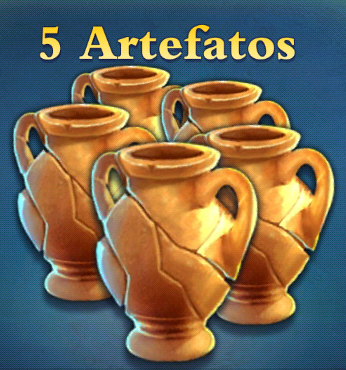
#> input picture img/5-artefatos.png, 346 x 370 px
$ python search-image.py img/3-estrelas.png img/5-artefatos.png
#> lines starting #> are read from the running program, lines starting #| are printed output that depends on the picture
#!/usr/bin/env python3
'''
Procura ocorrências de uma imagem dentro de outra imagem
'''
import cv2 as cv
import numpy as np
import sys
import math

if len(sys.argv) != 3:
    print("""
-=-=-=-=--=-=-=-=-=-=-=-=-=-=-=-=-=-=-=-=-=-=-=-=-=-=-=-=-=-
Use: {} <imagem-pai> <imagem-a-encontrar>

Exemplo:
    {} paisagem.png pessoa.png
-=-=-=-=--=-=-=-=-=-=-=-=-=-=-=-=-=-=-=-=-=-=-=-=-=-=-=-=-=-
""".format(sys.argv[0], sys.argv[0]))
    sys.exit()

IMAGEM_PAI = sys.argv[1]
IMAGEM_FIL = sys.argv[2]

img_rgb = cv.imread(IMAGEM_FIL)
#> img_rgb is the input picture: shape (370, 346, 3); mean B, G, R 84.4, 103.5, 116.5
template = cv.imread(IMAGEM_PAI)
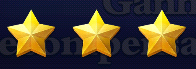
#> input picture img/3-estrelas.png, 196 x 69 px
#> template is the input picture: shape (69, 196, 3); mean B, G, R 46.7, 60.9, 69.3
w, h = template.shape[:-1]
#> w = 69; h = 196

res = cv.matchTemplate(img_rgb, template, cv.TM_CCOEFF_NORMED)
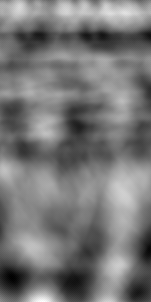
#> res: shape (302, 151) float32; min -0.24, max 0.303, mean 0.0147; drawn with min black and max white
#  threshold = .8
threshold = .7
loc = np.where(res >= threshold)
#> loc = (empty array, empty array)

print(math.floor(len(loc[0]) / 2))
#| 0
